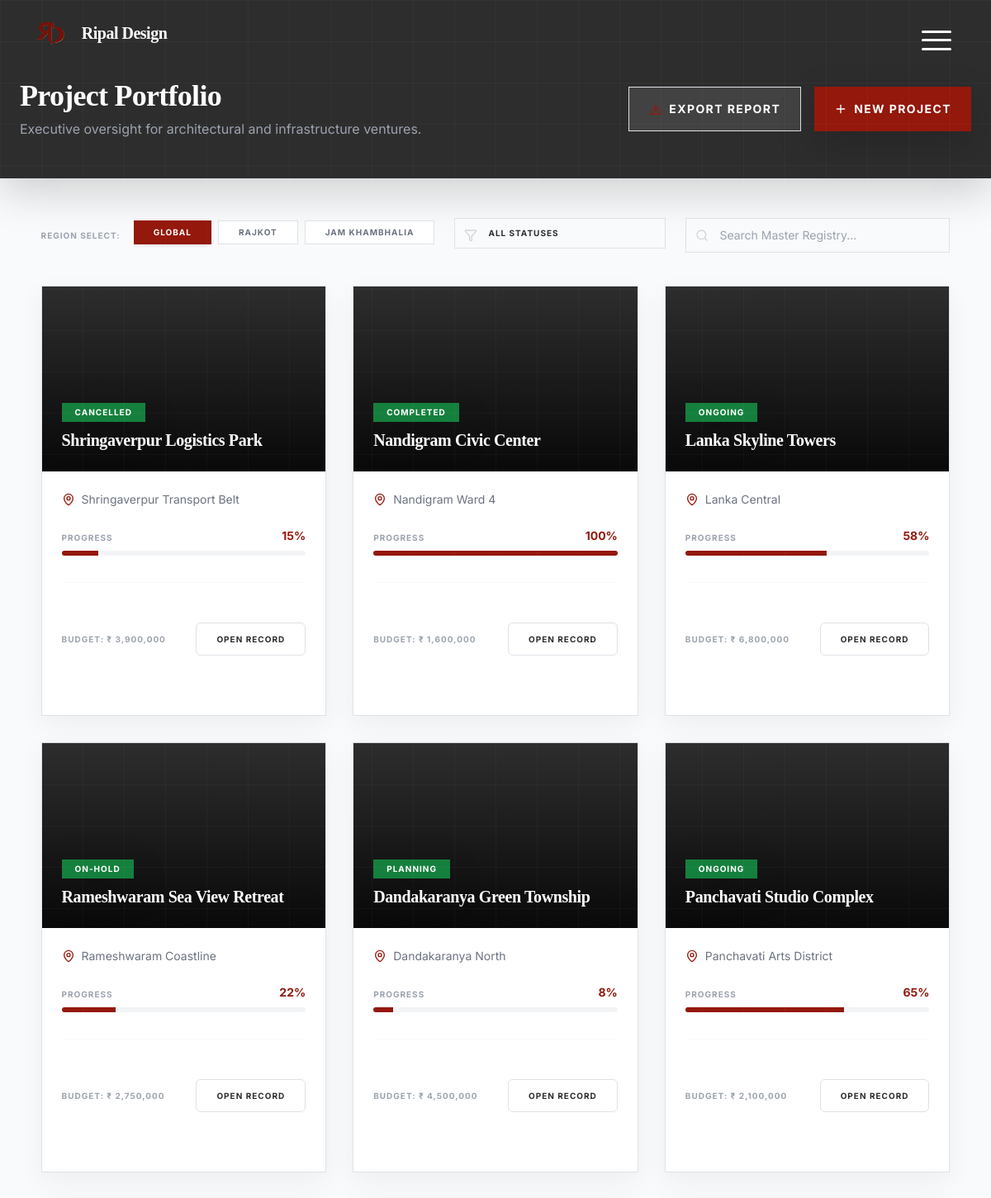
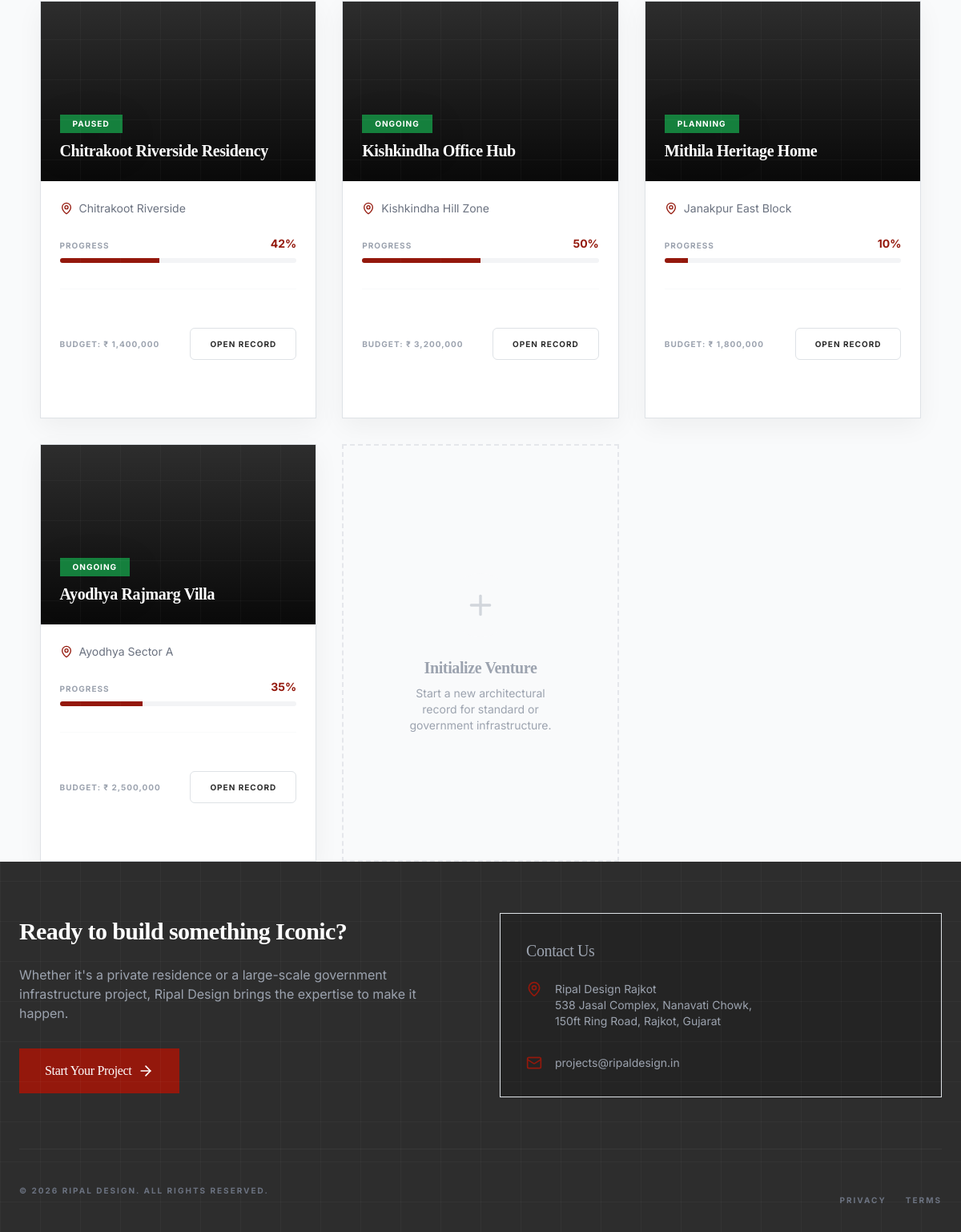
The page /admin/project_management.php (signed in) on the database its author committed (2 pictures, top to bottom).
### tables this page shows
CREATE TABLE IF NOT EXISTS projects (
  id INT AUTO_INCREMENT PRIMARY KEY,
  name VARCHAR(255) NOT NULL,
  status ENUM('planning','ongoing','paused','completed','on-hold','cancelled') DEFAULT 'ongoing',
  budget DECIMAL(15,2) DEFAULT NULL,
  progress INT DEFAULT 0,
  due DATE DEFAULT NULL,
  location TEXT DEFAULT NULL,
  site_location VARCHAR(255) DEFAULT NULL,
  address TEXT DEFAULT NULL,
  owner_name VARCHAR(255) DEFAULT NULL,
  owner_contact VARCHAR(50) DEFAULT NULL,
  owner_email VARCHAR(255) DEFAULT NULL,
  worker_name VARCHAR(255) DEFAULT NULL,
  project_type VARCHAR(100) DEFAULT NULL,
  client_id INT DEFAULT NULL,
  created_by INT DEFAULT NULL,
  latitude DECIMAL(10,7) DEFAULT NULL,
  longitude DECIMAL(10,7) DEFAULT NULL,
  created_at TIMESTAMP NOT NULL DEFAULT CURRENT_TIMESTAMP,
  updated_at TIMESTAMP NULL DEFAULT NULL ON UPDATE CURRENT_TIMESTAMP,
  FOREIGN KEY (client_id) REFERENCES users(id) ON DELETE SET NULL,
  FOREIGN KEY (created_by) REFERENCES users(id) ON DELETE SET NULL,
  INDEX idx_projects_status (status),
  INDEX idx_projects_client (client_id)
);

### includes/db.php (called while the page is built, shortened)
<?php
$DB_HOST = 'localhost';
$DB_NAME = 'Ripal-Design';
$DB_USER = 'root';
$DB_PASS = '';
$DB_PORT = '3306';
$sqlConfigPath = __DIR__ . '/../sql/config.php';
if (file_exists($sqlConfigPath)) {
    if (!empty($host)) {
        $DB_HOST = (string) $host;
    }
    if (!empty($database)) {
        $DB_NAME = (string) $database;
    }
    if (!empty($username)) {
        $DB_USER = (string) $username;
    }
    if (isset($password)) {
        $DB_PASS = (string) $password;
    }
}
$pdo = null;
try {
    $dsn = "mysql:host={$DB_HOST};port={$DB_PORT};dbname={$DB_NAME};charset=utf8mb4";
    $options = [
        PDO::ATTR_ERRMODE => PDO::ERRMODE_EXCEPTION,
        PDO::ATTR_DEFAULT_FETCH_MODE => PDO::FETCH_ASSOC,
        PDO::ATTR_EMULATE_PREPARES => false,
        PDO::MYSQL_ATTR_INIT_COMMAND => "SET NAMES utf8mb4 COLLATE utf8mb4_unicode_ci"
    ];
    $pdo = new PDO($dsn, $DB_USER, $DB_PASS, $options);
} catch (PDOException $e) {
    error_log('Database connection failed: ' . $e->getMessage());
    if (getenv('APP_ENV') === 'development') {
        trigger_error('Database Error: ' . $e->getMessage(), E_USER_WARNING);
    }
    $pdo = null;
}
function db_connected()
{
    global $pdo;
    return $pdo !== null;
}

### includes/util.php (called while the page is built, shortened)
<?php
if (!function_exists('db_query')) {
    function db_query($sql, $params = []) {
        global $pdo;
        try {
            $stmt = $pdo->prepare($sql);
            $stmt->execute($params);
            return $stmt;
        } catch (PDOException $e) {
            error_log('Database query error: ' . $e->getMessage());
            return false;
        }
    }
}
if (!function_exists('db_fetch')) {
    function db_fetch($sql, $params = []) {
        $stmt = db_query($sql, $params);
        return $stmt ? $stmt->fetch() : false;
    }
}
if (!function_exists('db_fetch_all')) {
    function db_fetch_all($sql, $params = []) {
        $stmt = db_query($sql, $params);
        return $stmt ? $stmt->fetchAll() : [];
    }
}
if (!function_exists('db_table_exists')) {
    function db_table_exists($table) {
        $row = db_fetch("SELECT COUNT(*) AS c FROM information_schema.tables WHERE table_schema = DATABASE() AND table_name = ?", [$table]);
        return !empty($row) && (int)($row['c'] ?? 0) > 0;
    }
}
if (!function_exists('get_projects_basic')) {
    function get_projects_basic($limit = 200) {
        if (!db_connected() || !db_table_exists('projects')) {
            return [];
        }
        $limit = max(1, min(500, (int)$limit));
        return db_fetch_all("SELECT id, name, status, COALESCE(progress,0) AS progress, budget, due, COALESCE(location,'') AS location, COALESCE(address,'') AS address, COALESCE(latitude, NULL) AS latitude, COALESCE(longitude, NULL) AS longitude, COALESCE(owner_name,'') AS owner_name, COALESCE(owner_contact,'') AS owner_contact FROM projects ORDER BY id DESC LIMIT {$limit}");
    }
}
?>

### admin/project_management.php (the view, shortened to what this page needs)
<?php
$projects = get_projects_basic(200);
?>
<!DOCTYPE html>
<html lang="en" class="bg-canvas-white">
<head>
  <?php $HEADER_MODE = 'dashboard'; require_once __DIR__ . '/../Common/header.php'; ?>
</head>
<body class="bg-canvas-white font-sans text-foundation-grey min-h-screen">
  <div class="min-h-screen flex flex-col">
    <header class="bg-foundation-grey text-white pt-20 md:pt-24 pb-8 md:pb-12 px-4 sm:px-6 lg:px-8 shadow-lg mb-8 md:mb-12">
        <div class="max-w-7xl mx-auto flex flex-col md:flex-row md:items-center md:justify-between gap-6">
            <div>
                <h1 class="text-3xl md:text-4xl font-serif font-bold">Project Portfolio</h1>
                <p class="text-gray-400 mt-2 text-sm md:text-base">Executive oversight for architectural and infrastructure ventures.</p>
            </div>
            <div class="flex flex-col sm:flex-row gap-3">
                <button id="exportProjectsBtn" type="button" class="w-full sm:w-auto bg-white/10 hover:bg-white/20 text-white border border-white/20 px-6 py-3 text-[10px] md:text-sm font-bold uppercase tracking-widest transition-all flex items-center justify-center gap-2">
                    <i data-lucide="download" class="w-4 h-4 text-rajkot-rust"></i> Export Report
                </button>
                <button id="newProjectBtn" type="button" class="w-full sm:w-auto bg-rajkot-rust hover:bg-red-700 text-white px-6 py-3 text-[10px] md:text-sm font-bold uppercase tracking-widest shadow-lg transition-all flex items-center justify-center gap-2 active:scale-95">
                    <i data-lucide="plus" class="w-4 h-4"></i> New Project
                </button>
            </div>
        </div>
    </header>
    <main class="flex-grow max-w-7xl mx-auto px-4 sm:px-6 lg:px-8">
        <div class="flex flex-col lg:flex-row items-stretch lg:items-center justify-between gap-6 mb-10">
            <div class="flex flex-col sm:flex-row items-start sm:items-center gap-3">
                <span class="text-[10px] font-bold text-gray-400 uppercase tracking-widest">Region Select:</span>
                <div class="flex gap-2 overflow-x-auto pb-2 sm:pb-0 w-full sm:w-auto no-scrollbar" id="region-filters">
                    <button onclick="filterRegion('Global')" class="px-4 py-1.5 bg-rajkot-rust text-white text-[10px] font-bold uppercase tracking-widest shadow-sm filter-btn active-filter whitespace-nowrap">Global</button>
                    <button onclick="filterRegion('Rajkot')" class="px-4 py-1.5 bg-white border border-gray-100 text-gray-500 text-[10px] font-bold uppercase tracking-widest hover:border-rajkot-rust transition-colors filter-btn whitespace-nowrap">Rajkot</button>
                    <button onclick="filterRegion('Jam Khambhalia')" class="px-4 py-1.5 bg-white border border-gray-100 text-gray-500 text-[10px] font-bold uppercase tracking-widest hover:border-rajkot-rust transition-colors filter-btn whitespace-nowrap">Jam Khambhalia</button>
                </div>
            </div>
            <div class="flex flex-col sm:flex-row gap-4 w-full lg:w-auto">
                <div class="relative flex-grow lg:w-64">
                    <i data-lucide="filter" class="absolute left-3 top-1/2 -translate-y-1/2 text-gray-300 w-4 h-4"></i>
                    <select class="w-full pl-10 pr-4 py-2.5 border border-gray-100 bg-gray-50 outline-none focus:bg-white focus:border-rajkot-rust transition-all text-[10px] font-bold uppercase tracking-widest appearance-none cursor-pointer">
                        <option>All Statuses</option>
                    </select>
                </div>
                <div class="relative flex-grow lg:w-80">
                    <i data-lucide="search" class="absolute left-3 top-1/2 -translate-y-1/2 text-gray-300 w-4 h-4"></i>
                    <input type="search" placeholder="Search Master Registry..." class="w-full pl-10 pr-4 py-2.5 border border-gray-100 bg-gray-50 outline-none focus:bg-white focus:border-rajkot-rust transition-all text-sm">
                </div>
            </div>
        </div>
        <div class="grid grid-cols-1 md:grid-cols-2 lg:grid-cols-3 gap-8">
            <?php foreach ($projects as $p): ?>
            <?php $pStatus = strtolower((string)($p['status'] ?? 'planning')); ?>
            <div class="project-card group bg-white border border-gray-100 shadow-premium hover:shadow-premium-hover transition-all duration-500 overflow-hidden flex flex-col" data-region="Global" data-status="<?php echo htmlspecialchars($pStatus); ?>">
                <div class="h-56 bg-foundation-grey relative overflow-hidden">
                    <div class="absolute inset-0 bg-gradient-to-t from-black/80 to-transparent flex flex-col justify-end p-6">
                       <span class="px-3 py-1 bg-approval-green text-white text-[10px] font-bold uppercase tracking-widest mb-2 w-max shadow-lg"><?php echo htmlspecialchars(strtoupper($pStatus)); ?></span>
                       <h3 class="text-xl font-serif font-bold text-white group-hover:text-rajkot-rust transition-colors"><?php echo htmlspecialchars((string)$p['name']); ?></h3>
                    </div>
                </div>
                <div class="p-6 flex-grow">
                    <div class="flex items-center text-sm text-gray-500 mb-6">
                        <i data-lucide="map-pin" class="w-4 h-4 mr-2 text-rajkot-rust"></i> <?php echo htmlspecialchars((string)($p['location'] ?: 'Location not set')); ?>
                    </div>
                    <div class="mb-8">
                        <div class="flex justify-between items-end mb-2">
                            <span class="text-[10px] font-bold text-gray-400 uppercase tracking-widest">Progress</span>
                            <span class="text-sm font-bold text-rajkot-rust font-sans"><?php echo (int)($p['progress'] ?? 0); ?>%</span>
                        </div>
                        <div class="w-full bg-gray-100 h-1.5 rounded-full overflow-hidden">
                            <div class="bg-rajkot-rust h-full" style="width: <?php echo (int)($p['progress'] ?? 0); ?>%"></div>
                        </div>
                    </div>
                    <div class="flex items-center justify-between py-5 md:py-4 border-t border-gray-50">
                        <span class="text-[10px] font-bold text-gray-400 uppercase tracking-widest">Budget: ₹ <?php echo number_format((float)($p['budget'] ?? 0), 0, '.', ','); ?></span>
                        <a href="../dashboard/project_details.php?id=<?php echo (int)$p['id']; ?>" class="h-10 px-4 bg-gray-50 md:bg-transparent text-[10px] font-bold uppercase tracking-widest text-foundation-grey hover:text-rajkot-rust flex items-center justify-center border border-gray-100 md:border-0 rounded transition-all">Open Record</a>
                    </div>
                </div>
            </div>
            <?php endforeach; ?>
            <div class="border-2 border-dashed border-gray-200 p-8 flex flex-col items-center justify-center text-center group hover:border-rajkot-rust transition-colors cursor-pointer min-h-[400px]" onclick="openVentureModal()">
                <div class="w-20 h-20 bg-gray-50 rounded-full flex items-center justify-center mb-6 group-hover:bg-rajkot-rust transition-colors">
                    <i data-lucide="plus" class="w-10 h-10 text-gray-300 group-hover:text-white transition-colors"></i>
                </div>
                <h4 class="font-serif font-bold text-xl text-gray-400 group-hover:text-foundation-grey">Initialize Venture</h4>
                <p class="text-sm text-gray-400 mt-2 max-w-[200px]">Start a new architectural record for standard or government infrastructure.</p>
            </div>
        </div>
    </main>
    <?php require_once __DIR__ . '/../Common/footer.php'; ?>
  </div>
</body>
</html>

### public/css/index.css (style rules this page uses)
html, body { overflow-x: hidden !important; width: 100%; max-width: 100%; }
*, *::before, *::after { box-sizing: border-box; }
body { background: #0a0a0a; color: #fff; font-family: 'Inter', system-ui, -apple-system, 'Segoe UI', Roboto, 'Helvetica Neue', Arial; scrollbar-width: none; -ms-overflow-style: none; }
h1, h2, h3, .logo-font { font-family: 'Cormorant Garamond', serif; }
:root { --primary: #731209; --primary-light: #94180C; --bg-dark: #0a0a0a; --bg-panel: #121212; --text-muted: rgba(255, 255, 255, 0.6); --blueprint-grid: rgba(255, 255, 255, 0.03); }
body { background-color: var(--bg-dark); color: #fff; font-family: 'Inter', sans-serif; line-height: 1.6; -webkit-font-smoothing: antialiased; overflow-x: hidden; margin: 0; }
body::before { content: ""; position: fixed; top: 0; left: 0; width: 100%; height: 100%; background-image: linear-gradient(var(--blueprint-grid) 1px, transparent 1px), linear-gradient(90deg, var(--blueprint-grid) 1px, transparent 1px); background-size: 50px 50px; pointer-events: none; z-index: 1; }
h1, h2, h3, .font-serif { font-family: 'Cormorant Garamond', serif; font-weight: 300; letter-spacing: -0.02em; }

### Common/header.css (style rules this page uses)
:root { --alt-overlay-bg: rgba(148, 24, 12, 0.96); --alt-text: #fff; }
html, body { overflow-x: hidden; }

### Common/admin-responsive.css (style rules this page uses)
:root { --admin-header-mobile-padding-top: 4rem; }

### rows shown on the page
projects: status "CANCELLED", name "Shringaverpur Logistics Park", location "Shringaverpur Transport Belt", progress "15", budget "3,900,000"
projects: status "COMPLETED", name "Nandigram Civic Center", location "Nandigram Ward 4", progress "100", budget "1,600,000"
projects: status "ONGOING", name "Lanka Skyline Towers", location "Lanka Central", progress "58", budget "6,800,000"
projects: status "ON-HOLD", name "Rameshwaram Sea View Retreat", location "Rameshwaram Coastline", progress "22", budget "2,750,000"
projects: status "PLANNING", name "Dandakaranya Green Township", location "Dandakaranya North", progress "8", budget "4,500,000"
projects: status "ONGOING", name "Panchavati Studio Complex", location "Panchavati Arts District", progress "65", budget "2,100,000"
projects: status "PAUSED", name "Chitrakoot Riverside Residency", location "Chitrakoot Riverside", progress "42", budget "1,400,000"
projects: status "ONGOING", name "Kishkindha Office Hub", location "Kishkindha Hill Zone", progress "50", budget "3,200,000"
projects: status "PLANNING", name "Mithila Heritage Home", location "Janakpur East Block", progress "10", budget "1,800,000"
projects: status "ONGOING", name "Ayodhya Rajmarg Villa", location "Ayodhya Sector A", progress "35", budget "2,500,000"
